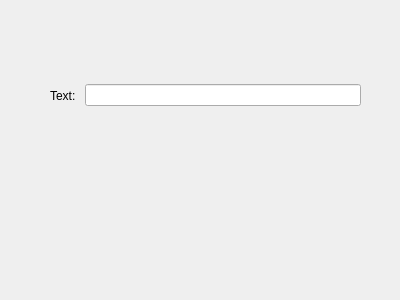
<?xml version="1.0" encoding="UTF-8"?>
<ui version="4.0">
 <class>noraStringInputLayoutDialog</class>
 <widget class="QDialog" name="noraStringInputLayoutDialog">
  <property name="geometry">
   <rect>
    <x>0</x>
    <y>0</y>
    <width>400</width>
    <height>300</height>
   </rect>
  </property>
  <property name="windowTitle">
   <string>Dialog</string>
  </property>
  <widget class="QWidget" name="horizontalLayoutWidget">
   <property name="geometry">
    <rect>
     <x>50</x>
     <y>80</y>
     <width>311</width>
     <height>31</height>
    </rect>
   </property>
   <layout class="QHBoxLayout" name="StringInputLayout">
    <item>
     <widget class="QLabel" name="label">
      <property name="text">
       <string>Text: </string>
      </property>
     </widget>
    </item>
    <item>
     <widget class="QLineEdit" name="lineEdit"/>
    </item>
   </layout>
  </widget>
 </widget>
 <resources/>
 <connections/>
</ui>
